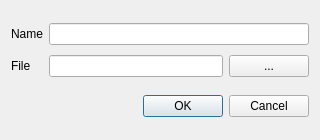
<?xml version="1.0" encoding="UTF-8"?>
<ui version="4.0">
 <class>IslandForm</class>
 <widget class="QDialog" name="IslandForm">
  <property name="geometry">
   <rect>
    <x>0</x>
    <y>0</y>
    <width>320</width>
    <height>140</height>
   </rect>
  </property>
  <property name="sizePolicy">
   <sizepolicy hsizetype="Fixed" vsizetype="Fixed">
    <horstretch>0</horstretch>
    <verstretch>0</verstretch>
   </sizepolicy>
  </property>
  <property name="minimumSize">
   <size>
    <width>320</width>
    <height>140</height>
   </size>
  </property>
  <property name="maximumSize">
   <size>
    <width>320</width>
    <height>140</height>
   </size>
  </property>
  <property name="windowTitle">
   <string>Mesh Island</string>
  </property>
  <layout class="QVBoxLayout" name="verticalLayout">
   <item>
    <layout class="QGridLayout" name="gridLayout">
     <property name="sizeConstraint">
      <enum>QLayout::SetFixedSize</enum>
     </property>
     <property name="verticalSpacing">
      <number>10</number>
     </property>
     <item row="0" column="0">
      <widget class="QLabel" name="label">
       <property name="text">
        <string>Name</string>
       </property>
      </widget>
     </item>
     <item row="0" column="1" colspan="2">
      <widget class="QLineEdit" name="edtName"/>
     </item>
     <item row="1" column="0">
      <widget class="QLabel" name="label_2">
       <property name="text">
        <string>File</string>
       </property>
      </widget>
     </item>
     <item row="1" column="2">
      <widget class="QPushButton" name="btnBrowse">
       <property name="text">
        <string>...</string>
       </property>
      </widget>
     </item>
     <item row="1" column="1">
      <widget class="QLineEdit" name="edtFile"/>
     </item>
    </layout>
   </item>
   <item>
    <widget class="QDialogButtonBox" name="buttonBox">
     <property name="standardButtons">
      <set>QDialogButtonBox::Cancel|QDialogButtonBox::Ok</set>
     </property>
    </widget>
   </item>
  </layout>
 </widget>
 <tabstops>
  <tabstop>edtName</tabstop>
  <tabstop>edtFile</tabstop>
  <tabstop>btnBrowse</tabstop>
 </tabstops>
 <resources/>
 <connections>
  <connection>
   <sender>buttonBox</sender>
   <signal>accepted()</signal>
   <receiver>IslandForm</receiver>
   <slot>accept()</slot>
   <hints>
    <hint type="sourcelabel">
     <x>248</x>
     <y>254</y>
    </hint>
    <hint type="destinationlabel">
     <x>157</x>
     <y>274</y>
    </hint>
   </hints>
  </connection>
  <connection>
   <sender>buttonBox</sender>
   <signal>rejected()</signal>
   <receiver>IslandForm</receiver>
   <slot>reject()</slot>
   <hints>
    <hint type="sourcelabel">
     <x>316</x>
     <y>260</y>
    </hint>
    <hint type="destinationlabel">
     <x>286</x>
     <y>274</y>
    </hint>
   </hints>
  </connection>
 </connections>
</ui>
